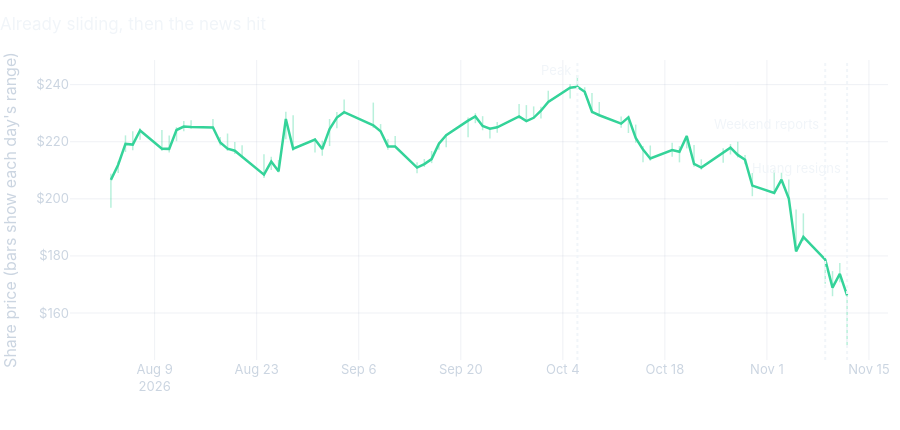

The notebook cell this image was saved under:
### Markdown cell above
## 1. The fall

The news came in pieces, mostly while the market was closed ([CNBC](https://www.cnbc.com/2026/11/12/nvidia-nvda-jensen-huang-second-affair.html), [NBC News](https://www.nbcnews.com/business/markets/nvidia-stock-huang-resigns-rcna608958)):

| Date | What happened |
| --- | --- |
| Sat, Nov 7 | Financial Times reports a relationship with a businesswoman tied to a cloud company that does business with Nvidia |
| Sun, Nov 8 | Huang admits he was unfaithful to his wife |
| Wed, Nov 11 | New York Times reports a relationship with an Nvidia executive who reports to him. Lawmakers call for him to go |
| Thu, Nov 12 | Reuters reports a second employee. Huang resigns. Kress named interim CEO; former Synopsys CEO Harvey C. Jones becomes the first board chair |
| Tue, Nov 17 | Third-quarter earnings, the first under an interim CEO |

### Code cell
nvda = pd.DataFrame(fmp("historical-price-eod/full", symbol="NVDA", **{"from": "2015-01-01"}))
nvda["date"] = pd.to_datetime(nvda["date"])
nvda = nvda.set_index("date").sort_index()[["open", "high", "low", "close", "volume"]]
quote = fmp("quote", symbol="NVDA")[0]

close = nvda["close"]
peak = close.loc["2025-11-12":].idxmax()
print(f"Close ${quote['price']:.2f} ({quote['changePercentage']:+.2f}%), market value ${quote['marketCap'] / 1e12:.2f} trillion")
print(f"Peak ${close[peak]:.2f} on {peak:%b %d}. Since then {close.iloc[-1] / close[peak] - 1:.0%}. "
      f"News week (Nov 6 to Nov 12 close): {close.iloc[-1] / close['2026-11-06'] - 1:.1%}")

recent = nvda.loc["2026-08-01":].reset_index()
price_fig = go.Figure(go.Scatter(
    x=recent["date"], y=recent["close"], mode="lines", line=dict(color=COLORS["NVDA"], width=2.5),
    error_y=dict(type="data", symmetric=False, array=recent["high"] - recent["close"],
                 arrayminus=recent["close"] - recent["low"], color="rgba(52,211,153,0.35)", thickness=1.5, width=0),
    hovertemplate="%{x|%b %d}: closed $%{y:.2f}<extra></extra>",
))
for day, label, y in [(peak, "Peak", 1.0), ("2026-11-09", "Weekend reports", 0.82), ("2026-11-12", "Huang resigns", 0.64)]:
    price_fig.add_vline(x=pd.Timestamp(day).timestamp() * 1000, line_dash="dot", line_color="#f1f5f9")
    price_fig.add_annotation(x=day, y=y, yref="paper", text=label, showarrow=False, xanchor="right", xshift=-4, font=dict(color="#f1f5f9"))
price_fig.update_layout(title="Already sliding, then the news hit", yaxis_title="Share price (bars show each day's range)",
                        yaxis_tickprefix="$", xaxis_title="", height=430, showlegend=False)
price_fig.show()

### Figure 1 — Plotly figure (JSON) as saved in the notebook; plotly's stock layout.template omitted (floating-point values rounded to 4 significant figures)
{"data": [{"error_y": {"array": [2.1, 1.12, 3.0, 4.64, 0.8, 6.59, 4.7, 1.01, 1.93, 2.33, 2.91, 1.9, 5.31, 3.01, 4.02, 7.11, 1.68, 3.94, 2.49, 11.71, 0.52, 2.97, 3.54, 1.95, 4.4, 7.98, 2.51, 2.63, 3.71, 1.81, 1.77, 2.86, 0.57, 0.46, 1.12, 1.11, 3.44, 0.36, 1.87, 4.35, 5.61, 3.99, 1.43, 3.93, 1.2, 4.13, 1.61, 6.59, 4.64, 2.54, 0.12, 4.7, 1.24, 4.55, 2.53, 1.99, 0.22, 6.67, 2.89, 1.75, 1.25, 4.61, 1.67, 4.42, 7.92, 2.45, 6.66, 14.65, 8.26, 1.25, 5.8, 3.81, 0.95], "arrayminus": [9.79, 2.89, 2.82, 1.99, 3.3, 0.78, 1.3, 3.89, 1.59, 0.66, 0.15, 1.05, 0.8, 1.19, 0.22, 1.23, 2.94, 0.43, 7.08, 0.74, 4.57, 2.34, 5.93, 3.7, 0.73, 0.88, 0.21, 1.16, 0.14, 2.03, 1.01, 1.4, 2.19, 4.24, 5.82, 2.37, 1.49, 3.49, 1.94, 0.82, 0.18, 0.21, 2.7, 0.35, 3.75, 0.31, 1.09, 0.63, 0.17, 1.42, 5.46, 1.66, 4.38, 0.81, 2.39, 3.7, 4.31, 0.95, 0.78, 3.39, 2.41, 0.91, 1.58, 3.72, 0.4, 0.76, 0.45, 0.14, 1.42, 8.43, 3.0, 2.96, 17.39], "color": "rgba(52,211,153,0.35)", "symmetric": false, "thickness": 1.5, "type": "data", "width": 0}, "hovertemplate": "%{x|%b %d}: closed $%{y:.2f}<extra></extra>", "line": {"color": "#34d399", "width": 2.5}, "mode": "lines", "type": "scatter", "x": ["2026-08-03T00:00:00.000000", "2026-08-04T00:00:00.000000", "2026-08-05T00:00:00.000000", "2026-08-06T00:00:00.000000", "2026-08-07T00:00:00.000000", "2026-08-10T00:00:00.000000", "2026-08-11T00:00:00.000000", "2026-08-12T00:00:00.000000", "2026-08-13T00:00:00.000000", "2026-08-14T00:00:00.000000", "2026-08-17T00:00:00.000000", "2026-08-18T00:00:00.000000", "2026-08-19T00:00:00.000000", "2026-08-20T00:00:00.000000", "2026-08-21T00:00:00.000000", "2026-08-24T00:00:00.000000", "2026-08-25T00:00:00.000000", "2026-08-26T00:00:00.000000", "2026-08-27T00:00:00.000000", "2026-08-28T00:00:00.000000", "2026-08-31T00:00:00.000000", "2026-09-01T00:00:00.000000", "2026-09-02T00:00:00.000000", "2026-09-03T00:00:00.000000", "2026-09-04T00:00:00.000000", "2026-09-08T00:00:00.000000", "2026-09-09T00:00:00.000000", "2026-09-10T00:00:00.000000", "2026-09-11T00:00:00.000000", "2026-09-14T00:00:00.000000", "2026-09-15T00:00:00.000000", "2026-09-16T00:00:00.000000", "2026-09-17T00:00:00.000000", "2026-09-18T00:00:00.000000", "2026-09-21T00:00:00.000000", "2026-09-22T00:00:00.000000", "2026-09-23T00:00:00.000000", "2026-09-24T00:00:00.000000", "2026-09-25T00:00:00.000000", "2026-09-28T00:00:00.000000", "2026-09-29T00:00:00.000000", "2026-09-30T00:00:00.000000", "2026-10-01T00:00:00.000000", "2026-10-02T00:00:00.000000", "2026-10-05T00:00:00.000000", "2026-10-06T00:00:00.000000", "2026-10-07T00:00:00.000000", "2026-10-08T00:00:00.000000", "2026-10-09T00:00:00.000000", "2026-10-12T00:00:00.000000", "2026-10-13T00:00:00.000000", "2026-10-14T00:00:00.000000", "2026-10-15T00:00:00.000000", "2026-10-16T00:00:00.000000", "2026-10-19T00:00:00.000000", "2026-10-20T00:00:00.000000", "2026-10-21T00:00:00.000000", "2026-10-22T00:00:00.000000", "2026-10-23T00:00:00.000000", "2026-10-26T00:00:00.000000", "2026-10-27T00:00:00.000000", "2026-10-28T00:00:00.000000", "2026-10-29T00:00:00.000000", "2026-10-30T00:00:00.000000", "2026-11-02T00:00:00.000000", "2026-11-03T00:00:00.000000", "2026-11-04T00:00:00.000000", "2026-11-05T00:00:00.000000", "2026-11-06T00:00:00.000000", "2026-11-09T00:00:00.000000", "2026-11-10T00:00:00.000000", "2026-11-11T00:00:00.000000", "2026-11-12T00:00:00.000000"], "y": [206.6, 211.9, 219.2, 219.0, 224.0, 217.6, 217.5, 224.1, 225.3, 225.2, 225.0, 219.7, 217.6, 216.8, 214.7, 208.5, 213.1, 209.7, 228.0, 217.6, 220.8, 217.4, 224.4, 228.4, 230.4, 225.7, 223.7, 218.4, 218.3, 211.0, 212.2, 213.9, 219.3, 222.3, 227.4, 228.9, 225.5, 224.6, 225.1, 228.9, 227.2, 228.4, 230.9, 233.9, 238.9, 239.2, 237.5, 230.5, 229.3, 226.3, 228.5, 221.3, 217.2, 214.1, 217.1, 216.5, 222.0, 212.2, 211.0, 216.0, 217.9, 215.4, 213.7, 204.6, 202.1, 206.7, 200.1, 181.6, 186.6, 178.7, 168.9, 173.7, 166.2]}], "layout": {"annotations": [{"font": {"color": "#f1f5f9"}, "showarrow": false, "text": "Peak", "x": "2026-10-06T00:00:00", "xanchor": "right", "xshift": -4, "y": 1.0, "yref": "paper"}, {"font": {"color": "#f1f5f9"}, "showarrow": false, "text": "Weekend reports", "x": "2026-11-09", "xanchor": "right", "xshift": -4, "y": 0.82, "yref": "paper"}, {"font": {"color": "#f1f5f9"}, "showarrow": false, "text": "Huang resigns", "x": "2026-11-12", "xanchor": "right", "xshift": -4, "y": 0.64, "yref": "paper"}], "height": 430, "shapes": [{"line": {"color": "#f1f5f9", "dash": "dot"}, "type": "line", "x0": 1791000000000.0, "x1": 1791000000000.0, "xref": "x", "y0": 0, "y1": 1, "yref": "y domain"}, {"line": {"color": "#f1f5f9", "dash": "dot"}, "type": "line", "x0": 1794000000000.0, "x1": 1794000000000.0, "xref": "x", "y0": 0, "y1": 1, "yref": "y domain"}, {"line": {"color": "#f1f5f9", "dash": "dot"}, "type": "line", "x0": 1794000000000.0, "x1": 1794000000000.0, "xref": "x", "y0": 0, "y1": 1, "yref": "y domain"}], "showlegend": false, "title": {"text": "Already sliding, then the news hit"}, "xaxis": {"title": {"text": ""}}, "yaxis": {"tickprefix": "$", "title": {"text": "Share price (bars show each day's range)"}}}}
